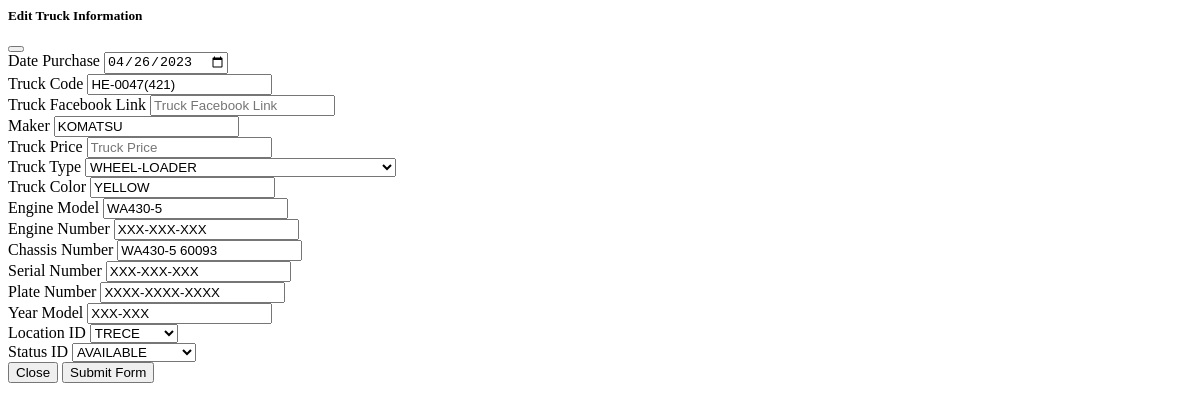
Screenshot of /admin/trucklistupdate.php?id=2 with the database file from the repository.
### tables this page shows
CREATE TABLE IF NOT EXISTS `tbl_trucks` (
  `id` int(10) NOT NULL AUTO_INCREMENT,
  `truck_code` varchar(100) NOT NULL,
  `truck_name` varchar(100) NOT NULL,
  `date_purchase` datetime NOT NULL,
  `chassis_num` varchar(100) NOT NULL,
  `engine_num` varchar(100) NOT NULL,
  `serial_num` varchar(100) NOT NULL,
  `engine_model` varchar(100) NOT NULL,
  `plate_num` varchar(100) NOT NULL,
  `truck_color` varchar(100) NOT NULL,
  `year_model` varchar(100) NOT NULL,
  `locationid` varchar(10) NOT NULL,
  `statid` varchar(10) NOT NULL,
  `typeid` int(10) NOT NULL,
  `solddt` varchar(100) DEFAULT NULL,
  `soldby` varchar(10) DEFAULT NULL,
  `createddt` datetime NOT NULL,
  `createdby` varchar(10) NOT NULL,
  `updatedt` varchar(100) DEFAULT NULL,
  `updatedby` varchar(10) DEFAULT NULL,
  `datestamp` timestamp NOT NULL DEFAULT CURRENT_TIMESTAMP,
  PRIMARY KEY (`id`)
);

CREATE TABLE IF NOT EXISTS `tbl_truck_type` (
  `id` int(10) NOT NULL AUTO_INCREMENT,
  `truck_type` varchar(100) NOT NULL,
  PRIMARY KEY (`id`)
);

CREATE TABLE IF NOT EXISTS `tbl_truck_location` (
  `id` int(10) NOT NULL AUTO_INCREMENT,
  `location` varchar(100) NOT NULL,
  PRIMARY KEY (`id`)
);

CREATE TABLE IF NOT EXISTS `tbl_truck_status` (
  `id` int(10) NOT NULL AUTO_INCREMENT,
  `status` varchar(100) NOT NULL,
  PRIMARY KEY (`id`)
);

### admin/trucklistupdate.php (the view, shortened to what this page needs)
<?php
include 'dbconnection.php';
$id=$_GET['id'];
$result = $mysqli -> query("select * from tbl_trucks WHERE id= '$id'");
$row = mysqli_fetch_assoc($result);
$truckcode = $row['truck_code'];
$truckname = $row['truck_name'];
$truckprice = $row['truck_price'];
$trucklink = $row['truck_link'];
$truckcolor = $row['truck_color'];
$enginemodel = $row['engine_model'];
$datepurchase= date('Y-m-d',strtotime($row['date_purchase']));
$enginenumber = $row['engine_num'];
$chassisnumber= $row['chassis_num'];
$serialnumber= $row['serial_num'];
$platenumber= $row['plate_num'];
$yearmodel= $row['year_model'];
$typeid = $row['typeid'];
$locationid = $row['locationid'];
$statusid = $row['statid'];
?>
 <div class="modal fade" id="setup_modal" tabindex="-1" data-backdrop="static" data-keyboard="false" role="dialog" aria-hidden="true">
    <div class="modal-dialog modal-lg">
      <div class="modal-content">
          <div class="modal-header">
             <h5 class="modal-title h4">Edit Truck Information</h5>
              <button type="button" class="close" data-dismiss="modal" aria-label="Close">
              </button>
          </div>
          <div class="modal-body">
             <div id="panel-2" class="panel">
                    <div class="panel-container show">
                        <div class="panel-content p-0">
                            <form id="addsform" >
								<div class="panel-content">
									<div class="form-row">
										<div class="col-md-12 mb-3">
											<label class="form-label" for="validationCustom01">Date Purchase<span class="text-danger"></span> </label>
											<input type="date" autocomplete="off" class="form-control" name="datepurchase" id="datepurchase" placeholder="Date Purchase" value="<?php echo $datepurchase ?>" required >
										</div>
									</div>
									<div class="form-row">
										<div class="col-md-12 mb-3">
											<label class="form-label" for="validationCustom01">Truck Code<span class="text-danger"></span> </label>
											<input type="text" class="form-control"  autocomplete="off" name="truckcode" id="truckcode" placeholder="Truck Code" value="<?php echo $truckcode ?>" required>
										</div>
									</div>
									<div class="form-row">
										<div class="col-md-12 mb-3">
											<label class="form-label" for="validationCustom01">Truck Facebook Link<span class="text-danger"></span> </label>
											<input type="text" class="form-control"  autocomplete="off" name="trucklink" id="trucklink" placeholder="Truck Facebook Link" value="<?php echo $trucklink ?>" required>
										</div>
									</div>
									<div class="form-row">
										<div class="col-md-6 mb-3">
											<label class="form-label" for="validationCustom01">Maker<span class="text-danger"></span> </label>
											<input type="text"   autocomplete="off"class="form-control" name="truckname" id="truckname" placeholder="Maker"  value="<?php echo $truckname ?>" required >
										</div>
										<div class="col-md-6 mb-3">
											<label class="form-label" for="validationCustom01">Truck Price<span class="text-danger"></span> </label>
											<input type="text"   autocomplete="off"class="form-control" name="truckprice" id="truckprice" placeholder="Truck Price"  value="<?php echo $truckprice ?>" required >
										</div>
									</div>
									<div class="form-row">
										<div class="col-md-6 mb-3">
                                            <label class="form-label" for="validationCustom01">Truck Type<span class="text-danger"></span> </label>
											<select name="trucktype" id="trucktype" class="form-control" required="">
												<?php
												$result=$mysqli->query("select * from tbl_truck_type");
												while($row=mysqli_fetch_assoc($result)){
												?>
												<option value="<?php echo $row['id'] ?>" <?php if($typeid == $row['id']){ echo 'selected=""'; } ?>><?php echo strtoupper($row['truck_type']) ?></option>
												<?php } ?>
											</select>
										</div>
										<div class="col-md-6 mb-3">
											<label class="form-label" for="validationCustom01">Truck Color<span class="text-danger"></span> </label>
											<input type="text"   autocomplete="off"class="form-control" name="truckcolor" id="truckcolor" placeholder="Truck Color" value="<?php echo $truckcolor ?>" required >
										</div>
									</div>
									<div class="form-row">
										<div class="col-md-6 mb-3">
											<label class="form-label" for="validationCustom01">Engine Model<span class="text-danger"></span> </label>
											<input type="text"   autocomplete="off"class="form-control" name="enginemodel" id="enginemodel" placeholder="Engine Model" value = "<?php echo $enginemodel ?>" required >
										</div>
										<div class="col-md-6 mb-3">
											<label class="form-label" for="validationCustom01">Engine Number<span class="text-danger"></span> </label>
											<input type="text"   autocomplete="off"class="form-control" name="enginenumber" id="enginenumber" placeholder="Engine Number" value= "<?php echo $enginenumber ?>"required >
										</div>
									</div>
									<div class="form-row">
										<div class="col-md-6 mb-3">
											<label class="form-label" for="validationCustom01">Chassis Number<span class="text-danger"></span> </label>
											<input type="text"   autocomplete="off"class="form-control" name="chassisnumber" id="chassisnumber" placeholder="Chassis Number" value="<?php echo $chassisnumber ?>" required >
										</div>
										<div class="col-md-6 mb-3">
											<label class="form-label" for="validationCustom01">Serial Number<span class="text-danger"></span> </label>
											<input type="text"   autocomplete="off"class="form-control" name="serialnumber" id="serialnumber" placeholder="Serial Number" value="<?php echo $serialnumber ?>"required >
										</div>
									</div>
									<div class="form-row">
										<div class="col-md-6 mb-3">
											<label class="form-label" for="validationCustom01">Plate Number<span class="text-danger"></span> </label>
											<input type="text"   autocomplete="off"class="form-control" name="platenumber" id="platenumber" placeholder="Plate Number" value="<?php echo $platenumber ?>" required >
										</div>
										<div class="col-md-6 mb-3">
											<label class="form-label" for="validationCustom01">Year Model<span class="text-danger"></span> </label>
											<input type="text"   autocomplete="off"class="form-control" name="yearmodel" id="yearmodel" placeholder="Year Model" value="<?php echo $yearmodel ?>"required >
										</div>
									</div>
									<div class="form-row">
										<div class="col-md-6 mb-3">
                                            <label class="form-label" for="validationCustom01">Location ID<span class="text-danger"></span> </label>
											<select name="locationid" id="locationid" class="form-control" required="">
												<?php
												$result=$mysqli->query("select * from tbl_truck_location");
												while($row=mysqli_fetch_assoc($result)){
												?>
												<option value="<?php echo $row['id'] ?>" <?php if($locationid == $row['id']){ echo 'selected=""'; } ?>><?php echo strtoupper($row['location']) ?></option>
												<?php } ?>
											</select>
										</div>
										<div class="col-md-6 mb-3">
                                            <label class="form-label" for="validationCustom01">Status ID<span class="text-danger"></span> </label>
											<select name="statusid" id="statusid" class="form-control" required="">
												<?php
												$result=$mysqli->query("select * from tbl_truck_status");
												while($row=mysqli_fetch_assoc($result)){
												?>
												<option value="<?php echo $row['id'] ?>" <?php if($statusid == $row['id']){ echo 'selected=""'; } ?>><?php echo strtoupper($row['status']) ?></option>
												<?php } ?>
											</select>
										</div>
									</div>
								</div>
								<div class="modal-footer">
									<button type="button" class="btn btn-secondary" data-dismiss="modal">Close</button>
									<button type="submit" class="btn btn-primary">Submit Form</button>
								</div>
                            </form>
						</div>
					</div>
				</div>
          </div>
      </div>
    </div>
</div>
	<link rel="stylesheet" href="js/a/jquery-ui.css" />

### rows the page displays
tbl_trucks: datepurchase "04/26/2023", truckcode "HE-0047(421)", truckname "KOMATSU", trucktype "WHEEL-LOADER", truckcolor "YELLOW", enginemodel "WA430-5", enginenumber "XXX-XXX-XXX", chassisnumber "WA430-5 60093", serialnumber "XXX-XXX-XXX", platenumber "XXXX-XXXX-XXXX", yearmodel "XXX-XXX", locationid "TRECE", statusid "AVAILABLE"
